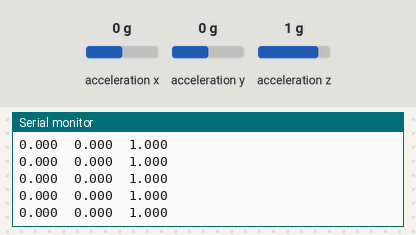
Bench run of a sketch on a simulated Arduino Uno, built with avr-gcc and run on an emulated ATmega328P. Parts: the last lines printed to the serial monitor. The inputs (shaded band) are chosen by the test bench; at power-on: acceleration x 0 g, acceleration y 0 g, acceleration z 1 g.

Above: at 1.2 s.
1.3 s: acceleration x set to -1.4 g
At 1.57 s:
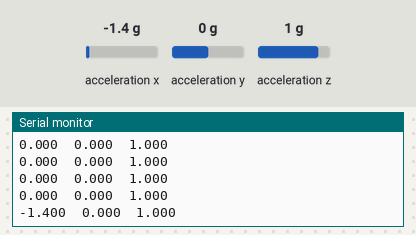
2.8 s: acceleration y set to -1.4 g
At 5.1 s:
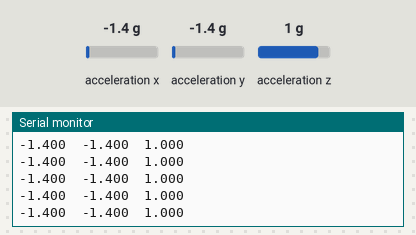

Measured:
- after the input at 1.3 s, the serial monitor: prints a new line after 0.11 s (image 1)
- after the input at 2.8 s, the serial monitor: prints a new line at once (image 2)

The sketch:

BasicReading.ino
```cpp
// (licence header left out)
#include <Wire.h>                 // Must include Wire library for I2C
#include "SparkFun_MMA8452Q.h"    // Click here to get the library: http://librarymanager/All#SparkFun_MMA8452Q

MMA8452Q accel;                   // create instance of the MMA8452 class
int x=0;                          // create iterator that loops number of measurements


void setup() {
  Serial.begin(9600);
  Serial.println("MMA8452Q Basic Reading Code!");
  Wire.begin();

  if (accel.begin() == false) {
    Serial.println("Not Connected. Please check connections and read the hookup guide.");
    while (1);
  }
}

void loop() {


    if (x <20) {
      if (accel.available()) {      // Wait for new data from accelerometer

      // Acceleration of x, y, and z directions in g units
       Serial.print(accel.getCalculatedX(), 3);
      Serial.print("\t");
      Serial.print(accel.getCalculatedY(), 3);
      Serial.print("\t");
      Serial.print(accel.getCalculatedZ(), 3);
      Serial.println();
      delay(200);

    x++;

    }
  }

}
```
